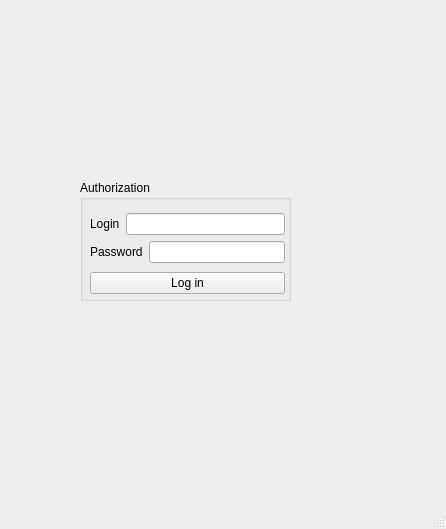
<?xml version="1.0" encoding="UTF-8"?>
<ui version="4.0">
 <class>MainWindow</class>
 <widget class="QMainWindow" name="MainWindow">
  <property name="geometry">
   <rect>
    <x>0</x>
    <y>0</y>
    <width>446</width>
    <height>529</height>
   </rect>
  </property>
  <property name="sizePolicy">
   <sizepolicy hsizetype="Ignored" vsizetype="Ignored">
    <horstretch>0</horstretch>
    <verstretch>0</verstretch>
   </sizepolicy>
  </property>
  <property name="cursor">
   <cursorShape>ArrowCursor</cursorShape>
  </property>
  <property name="windowTitle">
   <string>Authorization</string>
  </property>
  <widget class="QWidget" name="centralwidget">
   <widget class="QGroupBox" name="groupBox">
    <property name="geometry">
     <rect>
      <x>80</x>
      <y>180</y>
      <width>211</width>
      <height>121</height>
     </rect>
    </property>
    <property name="title">
     <string>Authorization</string>
    </property>
    <widget class="QWidget" name="">
     <property name="geometry">
      <rect>
       <x>10</x>
       <y>30</y>
       <width>195</width>
       <height>88</height>
      </rect>
     </property>
     <layout class="QVBoxLayout" name="verticalLayout_2">
      <item>
       <layout class="QVBoxLayout" name="verticalLayout">
        <item>
         <layout class="QHBoxLayout" name="horizontalLayout">
          <item>
           <widget class="QLabel" name="label">
            <property name="text">
             <string>Login</string>
            </property>
           </widget>
          </item>
          <item>
           <widget class="QLineEdit" name="login"/>
          </item>
         </layout>
        </item>
        <item>
         <layout class="QHBoxLayout" name="horizontalLayout_2">
          <item>
           <widget class="QLabel" name="label_2">
            <property name="text">
             <string>Password</string>
            </property>
           </widget>
          </item>
          <item>
           <widget class="QLineEdit" name="password"/>
          </item>
         </layout>
        </item>
       </layout>
      </item>
      <item>
       <widget class="QPushButton" name="pushButton">
        <property name="text">
         <string>Log in</string>
        </property>
       </widget>
      </item>
     </layout>
    </widget>
   </widget>
  </widget>
  <widget class="QMenuBar" name="menubar">
   <property name="geometry">
    <rect>
     <x>0</x>
     <y>0</y>
     <width>446</width>
     <height>22</height>
    </rect>
   </property>
  </widget>
  <widget class="QStatusBar" name="statusbar"/>
 </widget>
 <resources/>
 <connections/>
</ui>
